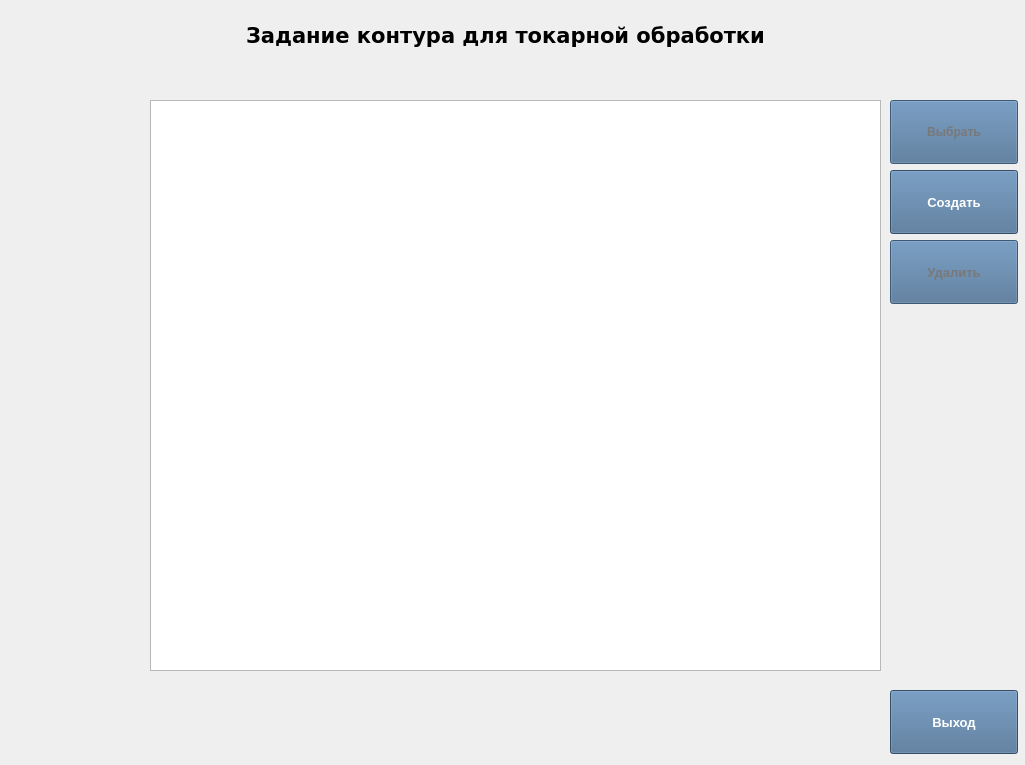
<?xml version="1.0" encoding="UTF-8"?>
<ui version="4.0">
 <class>Widget</class>
 <widget class="QWidget" name="Widget">
  <property name="geometry">
   <rect>
    <x>0</x>
    <y>0</y>
    <width>1025</width>
    <height>765</height>
   </rect>
  </property>
  <property name="sizePolicy">
   <sizepolicy hsizetype="Fixed" vsizetype="Fixed">
    <horstretch>0</horstretch>
    <verstretch>0</verstretch>
   </sizepolicy>
  </property>
  <property name="cursor">
   <cursorShape>OpenHandCursor</cursorShape>
  </property>
  <property name="focusPolicy">
   <enum>Qt::NoFocus</enum>
  </property>
  <property name="windowTitle">
   <string>Math Helper 2.0</string>
  </property>
  <widget class="QPushButton" name="ExitButton">
   <property name="geometry">
    <rect>
     <x>890</x>
     <y>690</y>
     <width>128</width>
     <height>64</height>
    </rect>
   </property>
   <property name="palette">
    <palette>
     <active>
      <colorrole role="Button">
       <brush brushstyle="SolidPattern">
        <color alpha="255">
         <red>72</red>
         <green>109</green>
         <blue>146</blue>
        </color>
       </brush>
      </colorrole>
      <colorrole role="ButtonText">
       <brush brushstyle="SolidPattern">
        <color alpha="255">
         <red>255</red>
         <green>255</green>
         <blue>255</blue>
        </color>
       </brush>
      </colorrole>
      <colorrole role="Base">
       <brush brushstyle="SolidPattern">
        <color alpha="255">
         <red>72</red>
         <green>109</green>
         <blue>146</blue>
        </color>
       </brush>
      </colorrole>
      <colorrole role="Window">
       <brush brushstyle="SolidPattern">
        <color alpha="255">
         <red>72</red>
         <green>109</green>
         <blue>146</blue>
        </color>
       </brush>
      </colorrole>
     </active>
     <inactive>
      <colorrole role="Button">
       <brush brushstyle="SolidPattern">
        <color alpha="255">
         <red>72</red>
         <green>109</green>
         <blue>146</blue>
        </color>
       </brush>
      </colorrole>
      <colorrole role="ButtonText">
       <brush brushstyle="SolidPattern">
        <color alpha="255">
         <red>255</red>
         <green>255</green>
         <blue>255</blue>
        </color>
       </brush>
      </colorrole>
      <colorrole role="Base">
       <brush brushstyle="SolidPattern">
        <color alpha="255">
         <red>72</red>
         <green>109</green>
         <blue>146</blue>
        </color>
       </brush>
      </colorrole>
      <colorrole role="Window">
       <brush brushstyle="SolidPattern">
        <color alpha="255">
         <red>72</red>
         <green>109</green>
         <blue>146</blue>
        </color>
       </brush>
      </colorrole>
     </inactive>
     <disabled>
      <colorrole role="Button">
       <brush brushstyle="SolidPattern">
        <color alpha="255">
         <red>72</red>
         <green>109</green>
         <blue>146</blue>
        </color>
       </brush>
      </colorrole>
      <colorrole role="ButtonText">
       <brush brushstyle="SolidPattern">
        <color alpha="255">
         <red>120</red>
         <green>120</green>
         <blue>120</blue>
        </color>
       </brush>
      </colorrole>
      <colorrole role="Base">
       <brush brushstyle="SolidPattern">
        <color alpha="255">
         <red>72</red>
         <green>109</green>
         <blue>146</blue>
        </color>
       </brush>
      </colorrole>
      <colorrole role="Window">
       <brush brushstyle="SolidPattern">
        <color alpha="255">
         <red>72</red>
         <green>109</green>
         <blue>146</blue>
        </color>
       </brush>
      </colorrole>
     </disabled>
    </palette>
   </property>
   <property name="font">
    <font>
     <family>Arial</family>
     <pointsize>10</pointsize>
     <weight>75</weight>
     <bold>true</bold>
    </font>
   </property>
   <property name="cursor">
    <cursorShape>ClosedHandCursor</cursorShape>
   </property>
   <property name="styleSheet">
    <string notr="true">background-color: rgb(72, 109, 146);</string>
   </property>
   <property name="text">
    <string>Выход</string>
   </property>
  </widget>
  <widget class="QLabel" name="ApplicationName">
   <property name="geometry">
    <rect>
     <x>110</x>
     <y>10</y>
     <width>791</width>
     <height>51</height>
    </rect>
   </property>
   <property name="font">
    <font>
     <family>Verdana</family>
     <pointsize>16</pointsize>
     <weight>75</weight>
     <bold>true</bold>
    </font>
   </property>
   <property name="text">
    <string>Задание контура для токарной обработки</string>
   </property>
   <property name="alignment">
    <set>Qt::AlignCenter</set>
   </property>
  </widget>
  <widget class="QPushButton" name="SelectButton">
   <property name="enabled">
    <bool>false</bool>
   </property>
   <property name="geometry">
    <rect>
     <x>890</x>
     <y>100</y>
     <width>128</width>
     <height>64</height>
    </rect>
   </property>
   <property name="palette">
    <palette>
     <active>
      <colorrole role="Button">
       <brush brushstyle="SolidPattern">
        <color alpha="255">
         <red>72</red>
         <green>109</green>
         <blue>146</blue>
        </color>
       </brush>
      </colorrole>
      <colorrole role="ButtonText">
       <brush brushstyle="SolidPattern">
        <color alpha="255">
         <red>255</red>
         <green>255</green>
         <blue>255</blue>
        </color>
       </brush>
      </colorrole>
      <colorrole role="Base">
       <brush brushstyle="SolidPattern">
        <color alpha="255">
         <red>72</red>
         <green>109</green>
         <blue>146</blue>
        </color>
       </brush>
      </colorrole>
      <colorrole role="Window">
       <brush brushstyle="SolidPattern">
        <color alpha="255">
         <red>72</red>
         <green>109</green>
         <blue>146</blue>
        </color>
       </brush>
      </colorrole>
     </active>
     <inactive>
      <colorrole role="Button">
       <brush brushstyle="SolidPattern">
        <color alpha="255">
         <red>72</red>
         <green>109</green>
         <blue>146</blue>
        </color>
       </brush>
      </colorrole>
      <colorrole role="ButtonText">
       <brush brushstyle="SolidPattern">
        <color alpha="255">
         <red>255</red>
         <green>255</green>
         <blue>255</blue>
        </color>
       </brush>
      </colorrole>
      <colorrole role="Base">
       <brush brushstyle="SolidPattern">
        <color alpha="255">
         <red>72</red>
         <green>109</green>
         <blue>146</blue>
        </color>
       </brush>
      </colorrole>
      <colorrole role="Window">
       <brush brushstyle="SolidPattern">
        <color alpha="255">
         <red>72</red>
         <green>109</green>
         <blue>146</blue>
        </color>
       </brush>
      </colorrole>
     </inactive>
     <disabled>
      <colorrole role="Button">
       <brush brushstyle="SolidPattern">
        <color alpha="255">
         <red>72</red>
         <green>109</green>
         <blue>146</blue>
        </color>
       </brush>
      </colorrole>
      <colorrole role="ButtonText">
       <brush brushstyle="SolidPattern">
        <color alpha="255">
         <red>120</red>
         <green>120</green>
         <blue>120</blue>
        </color>
       </brush>
      </colorrole>
      <colorrole role="Base">
       <brush brushstyle="SolidPattern">
        <color alpha="255">
         <red>72</red>
         <green>109</green>
         <blue>146</blue>
        </color>
       </brush>
      </colorrole>
      <colorrole role="Window">
       <brush brushstyle="SolidPattern">
        <color alpha="255">
         <red>72</red>
         <green>109</green>
         <blue>146</blue>
        </color>
       </brush>
      </colorrole>
     </disabled>
    </palette>
   </property>
   <property name="font">
    <font>
     <family>Arial</family>
     <pointsize>9</pointsize>
     <weight>75</weight>
     <bold>true</bold>
    </font>
   </property>
   <property name="cursor">
    <cursorShape>ClosedHandCursor</cursorShape>
   </property>
   <property name="styleSheet">
    <string notr="true">background-color: rgb(72, 109, 146);</string>
   </property>
   <property name="text">
    <string>Выбрать</string>
   </property>
  </widget>
  <widget class="QPushButton" name="CreateButton">
   <property name="geometry">
    <rect>
     <x>890</x>
     <y>170</y>
     <width>128</width>
     <height>64</height>
    </rect>
   </property>
   <property name="palette">
    <palette>
     <active>
      <colorrole role="Button">
       <brush brushstyle="SolidPattern">
        <color alpha="255">
         <red>72</red>
         <green>109</green>
         <blue>146</blue>
        </color>
       </brush>
      </colorrole>
      <colorrole role="ButtonText">
       <brush brushstyle="SolidPattern">
        <color alpha="255">
         <red>255</red>
         <green>255</green>
         <blue>255</blue>
        </color>
       </brush>
      </colorrole>
      <colorrole role="Base">
       <brush brushstyle="SolidPattern">
        <color alpha="255">
         <red>72</red>
         <green>109</green>
         <blue>146</blue>
        </color>
       </brush>
      </colorrole>
      <colorrole role="Window">
       <brush brushstyle="SolidPattern">
        <color alpha="255">
         <red>72</red>
         <green>109</green>
         <blue>146</blue>
        </color>
       </brush>
      </colorrole>
     </active>
     <inactive>
      <colorrole role="Button">
       <brush brushstyle="SolidPattern">
        <color alpha="255">
         <red>72</red>
         <green>109</green>
         <blue>146</blue>
        </color>
       </brush>
      </colorrole>
      <colorrole role="ButtonText">
       <brush brushstyle="SolidPattern">
        <color alpha="255">
         <red>255</red>
         <green>255</green>
         <blue>255</blue>
        </color>
       </brush>
      </colorrole>
      <colorrole role="Base">
       <brush brushstyle="SolidPattern">
        <color alpha="255">
         <red>72</red>
         <green>109</green>
         <blue>146</blue>
        </color>
       </brush>
      </colorrole>
      <colorrole role="Window">
       <brush brushstyle="SolidPattern">
        <color alpha="255">
         <red>72</red>
         <green>109</green>
         <blue>146</blue>
        </color>
       </brush>
      </colorrole>
     </inactive>
     <disabled>
      <colorrole role="Button">
       <brush brushstyle="SolidPattern">
        <color alpha="255">
         <red>72</red>
         <green>109</green>
         <blue>146</blue>
        </color>
       </brush>
      </colorrole>
      <colorrole role="ButtonText">
       <brush brushstyle="SolidPattern">
        <color alpha="255">
         <red>120</red>
         <green>120</green>
         <blue>120</blue>
        </color>
       </brush>
      </colorrole>
      <colorrole role="Base">
       <brush brushstyle="SolidPattern">
        <color alpha="255">
         <red>72</red>
         <green>109</green>
         <blue>146</blue>
        </color>
       </brush>
      </colorrole>
      <colorrole role="Window">
       <brush brushstyle="SolidPattern">
        <color alpha="255">
         <red>72</red>
         <green>109</green>
         <blue>146</blue>
        </color>
       </brush>
      </colorrole>
     </disabled>
    </palette>
   </property>
   <property name="font">
    <font>
     <family>Arial</family>
     <pointsize>10</pointsize>
     <weight>75</weight>
     <bold>true</bold>
    </font>
   </property>
   <property name="cursor">
    <cursorShape>ClosedHandCursor</cursorShape>
   </property>
   <property name="styleSheet">
    <string notr="true">background-color: rgb(72, 109, 146);</string>
   </property>
   <property name="text">
    <string>Создать</string>
   </property>
  </widget>
  <widget class="QPushButton" name="RemoveButton">
   <property name="enabled">
    <bool>false</bool>
   </property>
   <property name="geometry">
    <rect>
     <x>890</x>
     <y>240</y>
     <width>128</width>
     <height>64</height>
    </rect>
   </property>
   <property name="palette">
    <palette>
     <active>
      <colorrole role="Button">
       <brush brushstyle="SolidPattern">
        <color alpha="255">
         <red>72</red>
         <green>109</green>
         <blue>146</blue>
        </color>
       </brush>
      </colorrole>
      <colorrole role="ButtonText">
       <brush brushstyle="SolidPattern">
        <color alpha="255">
         <red>255</red>
         <green>255</green>
         <blue>255</blue>
        </color>
       </brush>
      </colorrole>
      <colorrole role="Base">
       <brush brushstyle="SolidPattern">
        <color alpha="255">
         <red>72</red>
         <green>109</green>
         <blue>146</blue>
        </color>
       </brush>
      </colorrole>
      <colorrole role="Window">
       <brush brushstyle="SolidPattern">
        <color alpha="255">
         <red>72</red>
         <green>109</green>
         <blue>146</blue>
        </color>
       </brush>
      </colorrole>
     </active>
     <inactive>
      <colorrole role="Button">
       <brush brushstyle="SolidPattern">
        <color alpha="255">
         <red>72</red>
         <green>109</green>
         <blue>146</blue>
        </color>
       </brush>
      </colorrole>
      <colorrole role="ButtonText">
       <brush brushstyle="SolidPattern">
        <color alpha="255">
         <red>255</red>
         <green>255</green>
         <blue>255</blue>
        </color>
       </brush>
      </colorrole>
      <colorrole role="Base">
       <brush brushstyle="SolidPattern">
        <color alpha="255">
         <red>72</red>
         <green>109</green>
         <blue>146</blue>
        </color>
       </brush>
      </colorrole>
      <colorrole role="Window">
       <brush brushstyle="SolidPattern">
        <color alpha="255">
         <red>72</red>
         <green>109</green>
         <blue>146</blue>
        </color>
       </brush>
      </colorrole>
     </inactive>
     <disabled>
      <colorrole role="Button">
       <brush brushstyle="SolidPattern">
        <color alpha="255">
         <red>72</red>
         <green>109</green>
         <blue>146</blue>
        </color>
       </brush>
      </colorrole>
      <colorrole role="ButtonText">
       <brush brushstyle="SolidPattern">
        <color alpha="255">
         <red>120</red>
         <green>120</green>
         <blue>120</blue>
        </color>
       </brush>
      </colorrole>
      <colorrole role="Base">
       <brush brushstyle="SolidPattern">
        <color alpha="255">
         <red>72</red>
         <green>109</green>
         <blue>146</blue>
        </color>
       </brush>
      </colorrole>
      <colorrole role="Window">
       <brush brushstyle="SolidPattern">
        <color alpha="255">
         <red>72</red>
         <green>109</green>
         <blue>146</blue>
        </color>
       </brush>
      </colorrole>
     </disabled>
    </palette>
   </property>
   <property name="font">
    <font>
     <family>Arial</family>
     <pointsize>10</pointsize>
     <weight>75</weight>
     <bold>true</bold>
    </font>
   </property>
   <property name="cursor">
    <cursorShape>ClosedHandCursor</cursorShape>
   </property>
   <property name="styleSheet">
    <string notr="true">background-color: rgb(72, 109, 146);</string>
   </property>
   <property name="text">
    <string>Удалить</string>
   </property>
  </widget>
  <widget class="QLabel" name="logo">
   <property name="geometry">
    <rect>
     <x>0</x>
     <y>0</y>
     <width>141</width>
     <height>71</height>
    </rect>
   </property>
   <property name="text">
    <string/>
   </property>
   <property name="pixmap">
    <pixmap resource="resources.qrc">:/data/icon.png</pixmap>
   </property>
   <property name="scaledContents">
    <bool>true</bool>
   </property>
  </widget>
  <widget class="QTableWidget" name="BlanksFiles">
   <property name="geometry">
    <rect>
     <x>150</x>
     <y>100</y>
     <width>731</width>
     <height>571</height>
    </rect>
   </property>
   <property name="maximumSize">
    <size>
     <width>731</width>
     <height>571</height>
    </size>
   </property>
   <property name="palette">
    <palette>
     <active>
      <colorrole role="Highlight">
       <brush brushstyle="SolidPattern">
        <color alpha="255">
         <red>60</red>
         <green>100</green>
         <blue>220</blue>
        </color>
       </brush>
      </colorrole>
     </active>
     <inactive>
      <colorrole role="Highlight">
       <brush brushstyle="SolidPattern">
        <color alpha="255">
         <red>60</red>
         <green>100</green>
         <blue>220</blue>
        </color>
       </brush>
      </colorrole>
     </inactive>
     <disabled>
      <colorrole role="Highlight">
       <brush brushstyle="SolidPattern">
        <color alpha="255">
         <red>0</red>
         <green>120</green>
         <blue>215</blue>
        </color>
       </brush>
      </colorrole>
     </disabled>
    </palette>
   </property>
   <property name="font">
    <font>
     <family>Arial</family>
     <pointsize>10</pointsize>
    </font>
   </property>
   <property name="cursor" stdset="0">
    <cursorShape>PointingHandCursor</cursorShape>
   </property>
   <property name="verticalScrollBarPolicy">
    <enum>Qt::ScrollBarAsNeeded</enum>
   </property>
   <property name="editTriggers">
    <set>QAbstractItemView::NoEditTriggers</set>
   </property>
   <property name="selectionMode">
    <enum>QAbstractItemView::SingleSelection</enum>
   </property>
   <property name="selectionBehavior">
    <enum>QAbstractItemView::SelectRows</enum>
   </property>
   <property name="iconSize">
    <size>
     <width>0</width>
     <height>0</height>
    </size>
   </property>
   <property name="columnCount">
    <number>0</number>
   </property>
   <attribute name="horizontalHeaderVisible">
    <bool>false</bool>
   </attribute>
   <attribute name="verticalHeaderVisible">
    <bool>false</bool>
   </attribute>
  </widget>
 </widget>
 <layoutdefault spacing="6" margin="11"/>
 <resources>
  <include location="resources.qrc"/>
 </resources>
 <connections/>
</ui>
